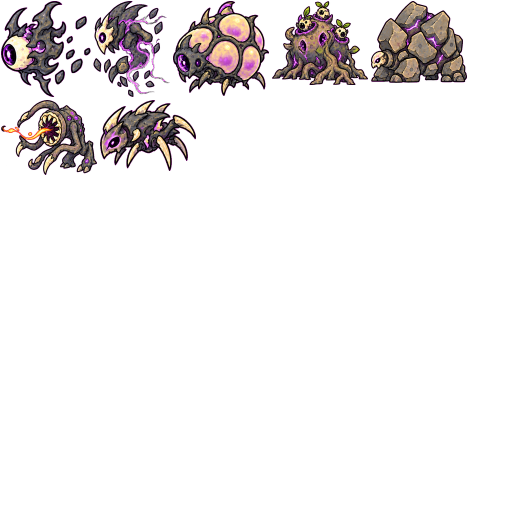
#> input picture assets/images/atlas/enemies.webp, 1024 x 1024 px (shown at 1/2 size)
$ python -i trim.py   (imports and definitions only)
#> lines starting #> are read from the running program, lines starting #| are printed output that depends on the picture
#> further down, picture is the input picture: PIL image 1024x1024 RGBA; mean R, G, B, A 34.3, 10.7, 31.7, 29.4
"""Kirpma ve olceklendirme."""

from __future__ import annotations

from PIL import Image


def trim_alpha(img: Image.Image, padding: int = 0, threshold: int = 8) -> Image.Image:
    """Seffaf kenar boslugunu atar, istege bagli sabit padding birakir.

    Padding neden gerekli: atlas'ta komsu sprite'larin pikselleri bilinear
    filtreleme sirasinda birbirine sizabilir ("texture bleeding"). Sprite
    basina 1-2 px seffaf pay bunu tamamen onler.
    """
#> called with padding = 0, threshold = 8
    rgba = img.convert("RGBA")
    alpha = rgba.getchannel("A")
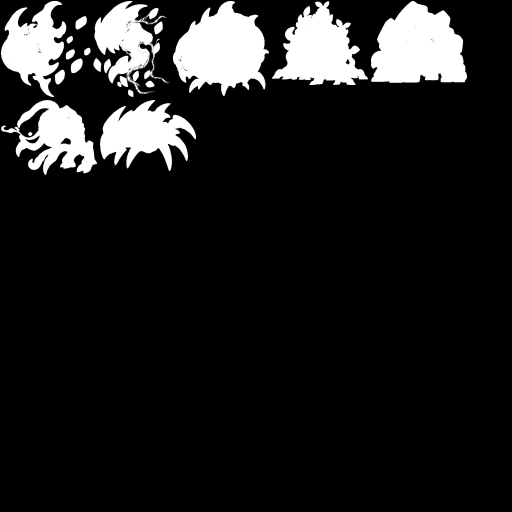
#> alpha: PIL image 1024x1024 L (shown at 1/2 size); min 0, max 255, mean 29.4
    bbox = alpha.point(lambda v: 255 if v > threshold else 0).getbbox()
#> bbox = (2, 2, 934, 350)
    if bbox is None:
        return Image.new("RGBA", (1, 1), (0, 0, 0, 0))

    cropped = rgba.crop(bbox)
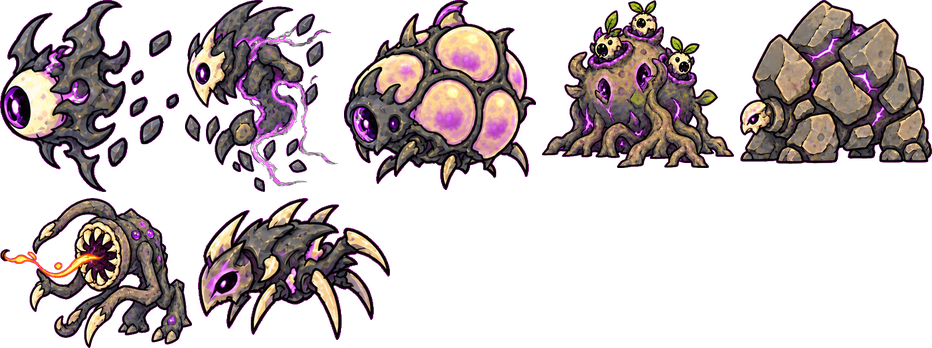
#> cropped: PIL image 932x348 RGBA; mean R, G, B, A 103.6, 34.5, 95, 95; transparent parts drawn white
    if padding <= 0:
        return cropped

    out = Image.new(
        "RGBA",
        (cropped.width + padding * 2, cropped.height + padding * 2),
        (0, 0, 0, 0),
    )
    out.paste(cropped, (padding, padding))
    return out


def fit_within(img: Image.Image, max_size: int) -> Image.Image:
    """En-boy oranini koruyarak en uzun kenari max_size'a indirir.

    Sadece kucultur, buyutmez: Gemini'den gelen gorsel zaten kucukse
    upscale etmek bulanik sonuc verir, oldugu gibi birakmak daha iyidir.
    """
    longest = max(img.width, img.height)
    if longest <= max_size:
        return img
    scale = max_size / longest
    return img.resize(
        (max(1, round(img.width * scale)), max(1, round(img.height * scale))),
        Image.LANCZOS,
    )

>>> from PIL import Image
>>> picture = Image.open('../../assets/images/atlas/enemies.webp')
>>> result = trim_alpha(picture)

$ run again, on assets/images/atlas/world.webp
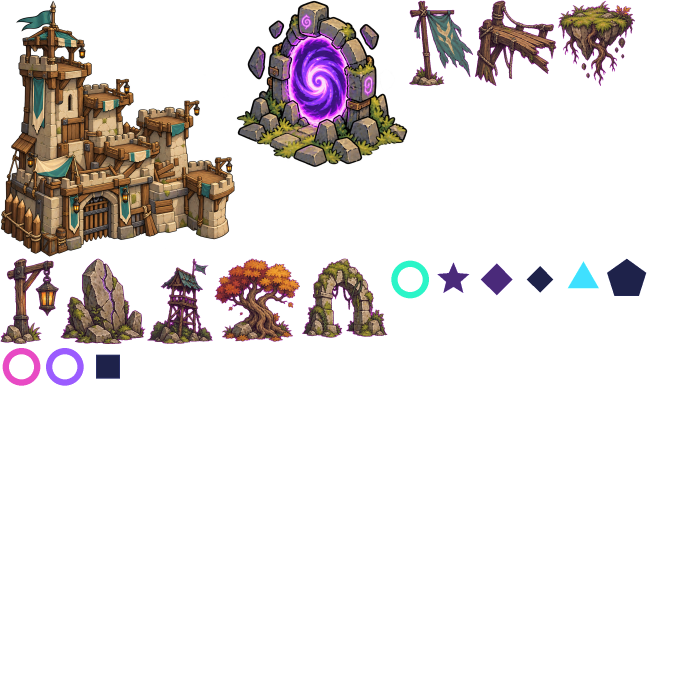
#> input picture assets/images/atlas/world.webp, 2048 x 2048 px (shown at 1/3 size)
#> picture is the input picture: PIL image 2048x2048 RGBA; mean R, G, B, A 139.7, 53.8, 123.3, 43.6
#> in trim_alpha, `alpha = rgba.getchannel("A")`:
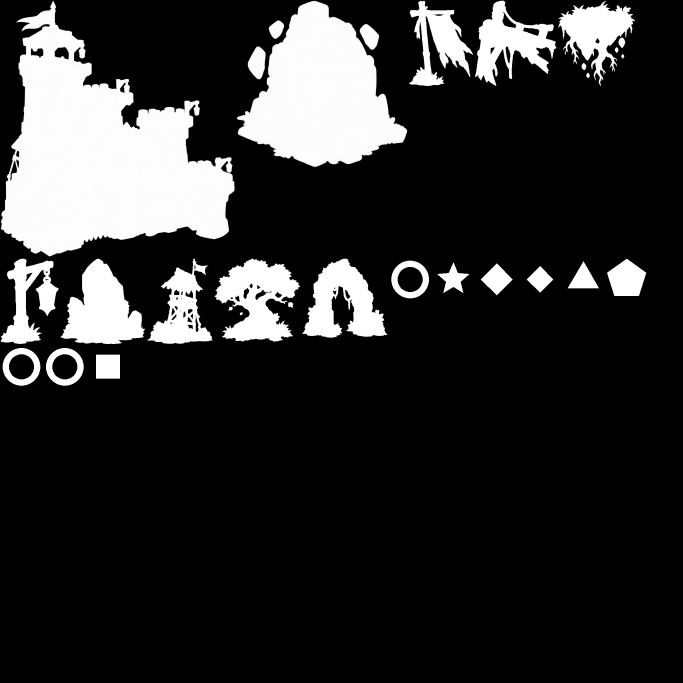
#> alpha: PIL image 2048x2048 L (shown at 1/3 size); min 0, max 255, mean 43.6
#> bbox = (2, 2, 1939, 1157)
#> in trim_alpha, `cropped = rgba.crop(bbox)`:
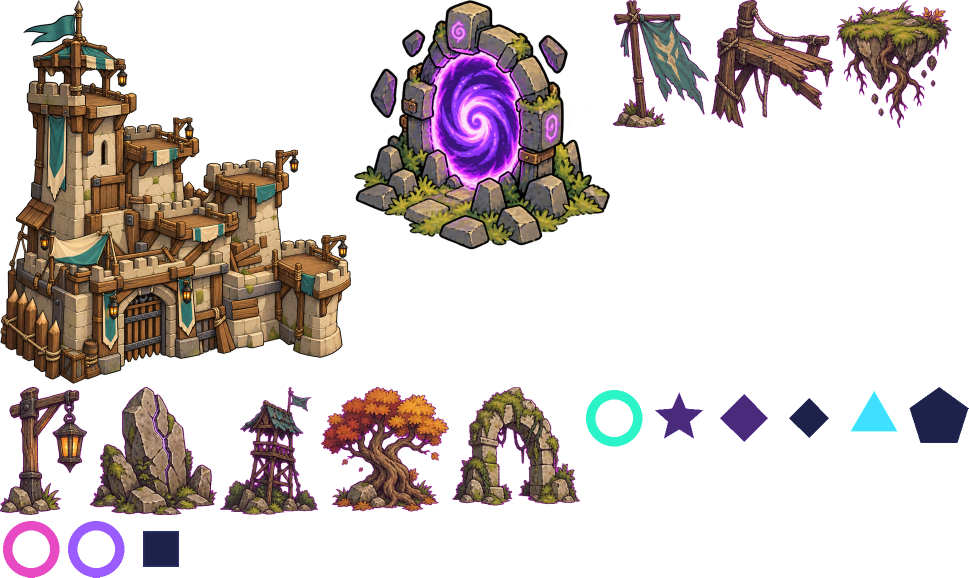
#> cropped: PIL image 1937x1155 RGBA (shown at 1/2 size); mean R, G, B, A 70.1, 39.8, 66.9, 81.8; transparent parts drawn white

$ run again, on assets/images/atlas/fx.png
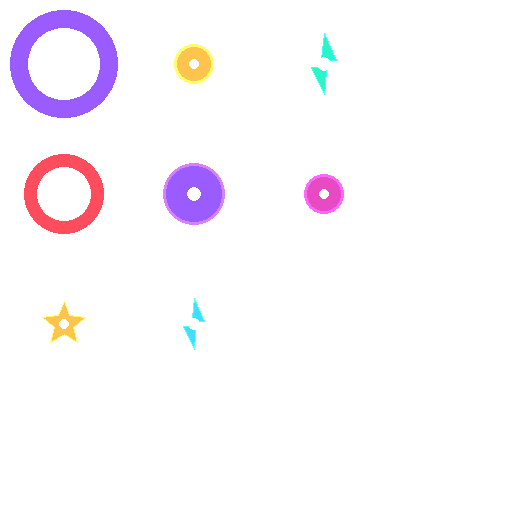
#> input picture assets/images/atlas/fx.png, 512 x 512 px
#> picture is the input picture: PIL image 512x512 RGBA; mean R, G, B, A 11.8, 7.5, 12.2, 15.1
#> in trim_alpha, `alpha = rgba.getchannel("A")`:
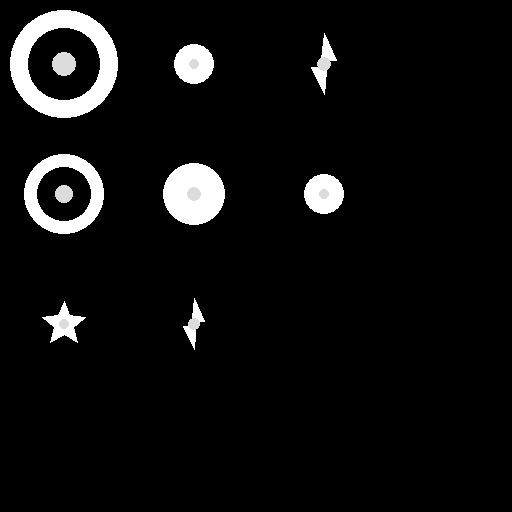
#> alpha: PIL image 512x512 L; min 0, max 255, mean 15.1
#> bbox = (10, 10, 344, 350)
#> in trim_alpha, `cropped = rgba.crop(bbox)`:
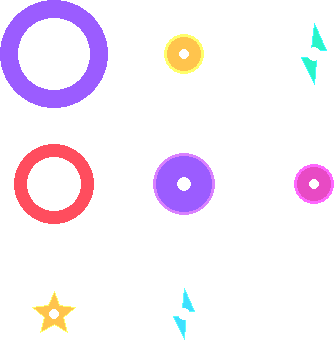
#> cropped: PIL image 334x340 RGBA; mean R, G, B, A 27.2, 17.3, 28.1, 34.9; transparent parts drawn white
